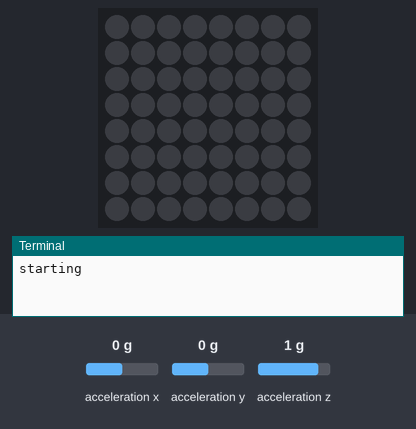
This program was run on a simulated Raspberry Pi (BCM pin numbers) with a Sense HAT. On the bench: the Sense HAT's 8×8 RGB LED matrix, the last lines printed to the terminal. The inputs (shaded band) are chosen by the test bench; at power-on: acceleration x 0 g, acceleration y 0 g, acceleration z 1 g.

Above: at 1.2 s.
1.3 s: acceleration x set to -1.4 g
At 1.6 s:
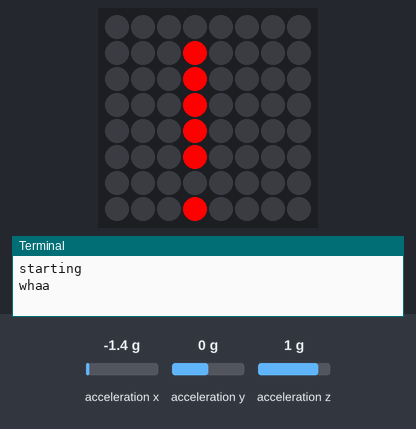
2.8 s: acceleration x set to -0.8 g
At 4.5 s:
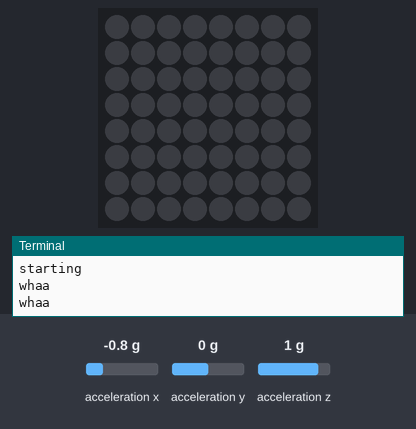
4.8 s: acceleration y set to -1.4 g
At 5.4 s:
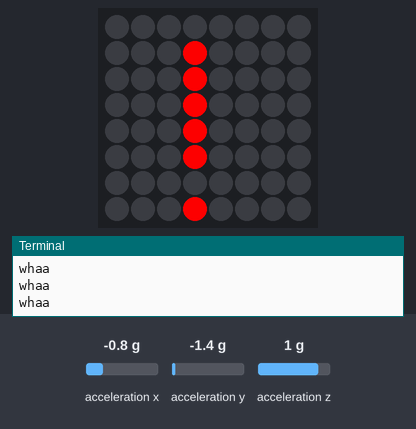
Timing chart, 0 to 7.8 s (numbered marks = the images above; inputs shaded):
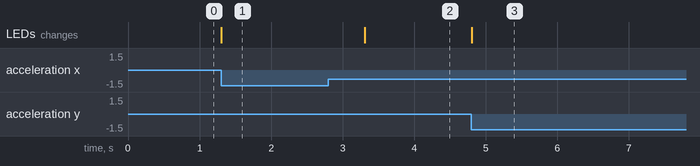

The program:

detect_motion.py
```python
from sense_hat import SenseHat
from time import sleep

sense = SenseHat()

red = (255, 0, 0)

print("starting")

while True:
    acceleration = sense.get_accelerometer_raw()
    x = acceleration['x']
    y = acceleration['y']
    z = acceleration['z']

    x = abs(x)
    y = abs(y)
    z = abs(z)

    if x > 1 or y > 1 or z > 1:
        sense.show_letter("!", red)
        print("whaa")
        sleep(1)
    else:
        sense.clear()

    
```

Measured:
- after the input at 1.3 s, the LEDs: change at once (image 1)
- after the input at 2.8 s, the LEDs: change after 0.51 s (image 2)
- after the input at 4.8 s, the LEDs: change at once (image 3)
